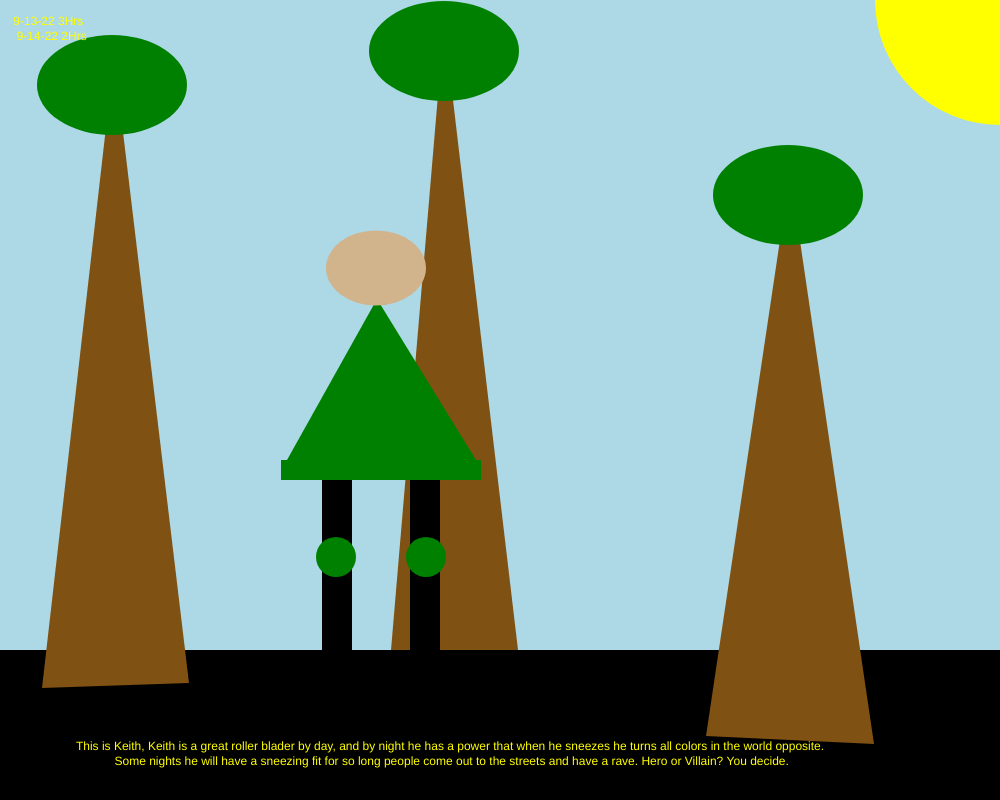
Frame 1 (no input)
Frame 60 (no input): identical to frame 1, image omitted
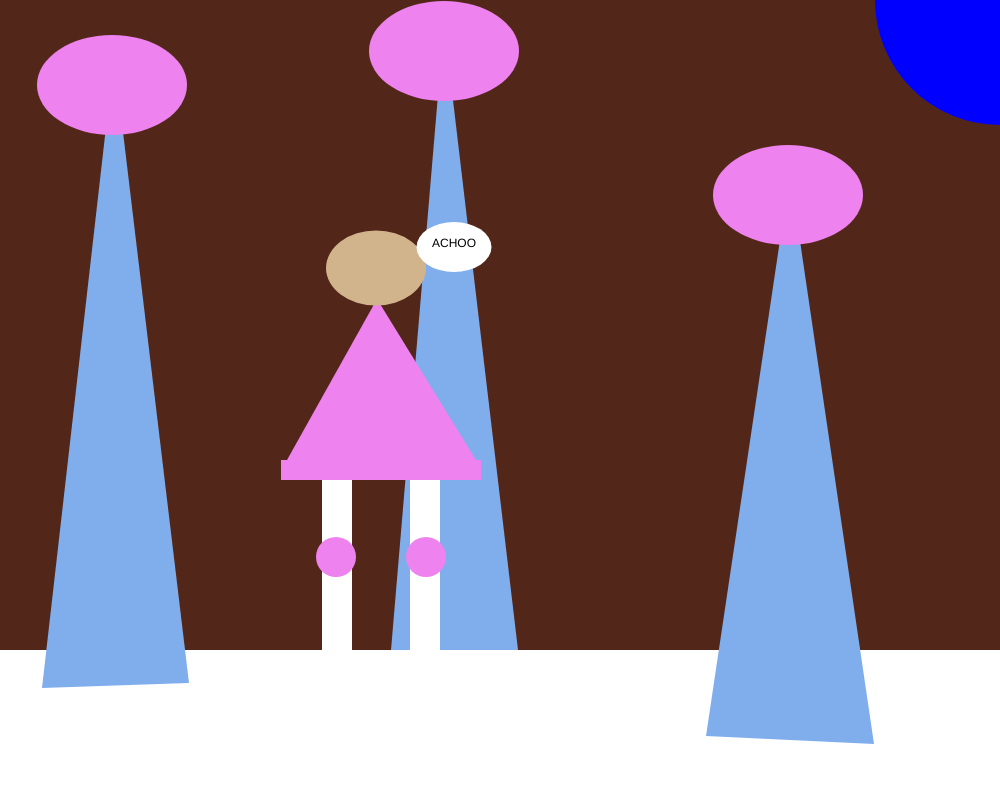
Frame 120 (the mouse pressed at the canvas centre since frame 60)

The p5.js sketch that drew these frames (run headless with seeded random() and noise() and a simulated clock; from frame 60 on, the mouse is pressed at the canvas centre):

// p5.js sketch
// ── sketch.js
function setup() {
  createCanvas(1000, 800);
  rectMode(CENTER);
  ellipseMode(CENTER);
  textAlign(CENTER);
  noStroke();
}

function draw() {
  background(173,216,230);

  if (mouseIsPressed) {
    fill("#522719");
    rect(500,400,1000,800);
    fill("#80aeed");
    triangle(391,650,518,650,444,24);
  fill("blue");
    ellipse(1000,0,250,250);
    fill("white");
    rect(500,725, 1000,150);
    rect(337,560,30,200);
    rect(425,560,30,200);
    fill("violet");
    triangle(287,460,476,460,377,299);
    ellipse(444,51,150,100);
    ellipse(336,557,40,40);
    ellipse(426,557,40,40);
    rect(381,470,200,20);
    fill(210, 180, 140);
    ellipse(376, 268, 100,75);
    fill("#80aeed");
    triangle(706,736,874,744,790,173);
    triangle(189,683,42,688,114,57);
    fill("violet");
    ellipse(112,85,150,100);
    ellipse(788,195,150,100);
    fill("white");
    ellipse(454,247,75,50);
    fill("black");
    text("ACHOO",454,247);
    
       
  } else {
    // when the mouse isn't pressed!
    fill("#7f5112");
    triangle(391,650,518,650,444,24);
    fill("black");
    rect(337,560,30,200);
    rect(425,560,30,200);
    rect(500,725, 1000,150);
    fill("green");
  
  triangle(287,460,476,460,377,299);
    ellipse(444,51,150,100);
    ellipse(336,557,40,40);
    ellipse(426,557,40,40);
    rect(381,470,200,20);
    fill(210, 180, 140);
    ellipse(376, 268, 100,75);
    fill("#7f5112");
    triangle(706,736,874,744,790,173);
  triangle(189,683,42,688,114,57);
    fill("green");
    ellipse(112,85,150,100);
    ellipse(788,195,150,100);
    fill("yellow");
    ellipse(1000,0,250,250);
    text("This is Keith, Keith is a great roller blader by day, and by night he has a power that when he sneezes he turns all colors in the world opposite.\n Some nights he will have a sneezing fit for so long people come out to the streets and have a rave. Hero or Villain? You decide.", 450,750);
    text("9-13-22 3Hrs \n 9-14-22 2Hrs",50,25);
  }

  // this shows mouse location - comment it out when you're done!

  //fill(0);
  //text(mouseX + ", " + mouseY, 40, 40);


// record the mouse location in console when clicked
function mouseReleased() {
  print(mouseX + ", " + mouseY);
}
}
